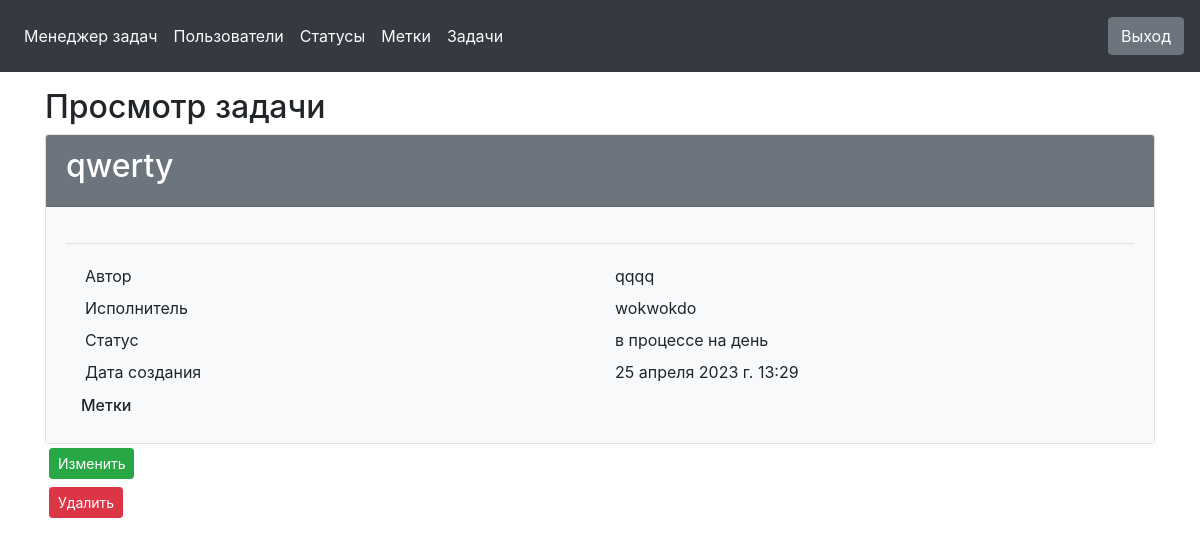
/tasks/7/ (signed in), run on the app's committed database.
### tasks/models.py (models this page shows, shortened)
class Tasks(models.Model):
    name = models.CharField(_('name'), max_length=255, unique=True)
    status = models.ForeignKey(
        Statuses,
        on_delete=models.PROTECT,
        null=False,
        verbose_name=_('status')
    )
    description = models.TextField(_('description'), blank=True, null=True)
    author = models.ForeignKey(
        User,
        on_delete=models.PROTECT,
        null=False,
        related_name='author_tasks',
        verbose_name=_('author')
    )
    executor = models.ForeignKey(
        User,
        on_delete=models.PROTECT,
        null=True,
        related_name='executor_tasks',
        verbose_name=_('executor')
    )
    labels = models.ManyToManyField(
        Labels,
        blank=True,
        verbose_name=_('Labels')
    )
    created_at = models.DateTimeField(_('Created at'), auto_now_add=True)
    class Meta:
        verbose_name = _('Tasks')
        verbose_name_plural = _('Tasks')
        ordering = ['-created_at']

### statuses/models.py (models this page shows)
class Statuses(models.Model):
    name = models.CharField(_('name'), max_length=255, unique=True)
    created_at = models.DateTimeField(_('created at'), auto_now_add=True)
    def __str__(self) -> str:
        return self.name

### tasks/views.py (the view)
# urls.py: path('<int:pk>/', TaskView.as_view(), name='task_view'),
class TaskView(BaseLoginRequiredMixin, DetailView):
    model = Tasks
    template_name = 'tasks/task_view.html'

### core/mixins.py (called while the page is built)
    @method_decorator(login_required_message)
    def dispatch(self, request, *args, **kwargs):
        return super().dispatch(request, *args, **kwargs)

### templates/tasks/task_view.html (shortened to what this page needs)
{% extends 'base.html' %}
{% load i18n %}
{% block content %}
<main>
    <div class="container">
        <div class="justify-content-center align-items-center">
            <h2 class="mt-3">{% trans "Task view" %}</h2>
            <div class="card">
                <div class="card-header bg-secondary text-white">
                    <h2>{{ object.name }}</h2>
                </div>
                <div class="card-body bg-light">
                    <hr>
                    <div class="container">
                        <div class="row p-1">
                        <div class="col">{% trans "author" %}</div>
                        <div class="col">{{ object.author }}</div>
                        </div>
                        <div class="row p-1">
                        <div class="col">{% trans "executor" %}</div>
                        <div class="col">{{ object.executor }}</div>
                        </div>
                        <div class="row p-1">
                        <div class="col">{% trans "status" %}</div>
                        <div class="col">{{ object.status }}</div>
                        </div>
                        <div class="row p-1">
                        <div class="col">{% trans "Created at" %}</div>
                        <div class="col">{{ object.created_at }}</div>
                        </div>
                        <div class="row p-1"></div>
                                <h6>{% trans 'Labels'%}</h6>
                        </div>
                        </div>
                     </div>
                        <div class="row p-1">
                            <div class="col">
                                <a href="{% url 'update_task' object.pk %}" class="btn btn-success btn-sm">{% trans "Update" %}</a>
                                <a href="{% url 'delete_task' object.pk %}" class="btn btn-danger btn-sm">{% trans "Delete" %}</a>
                            </div>
                        </div>
                    </div>
                </div>
</main>
{% endblock %}

### data on the page
Tasks: name "qwerty", author "qqqq", executor "wokwokdo", status "в процессе на день", created_at "25 апреля 2023 г. 13:29"
